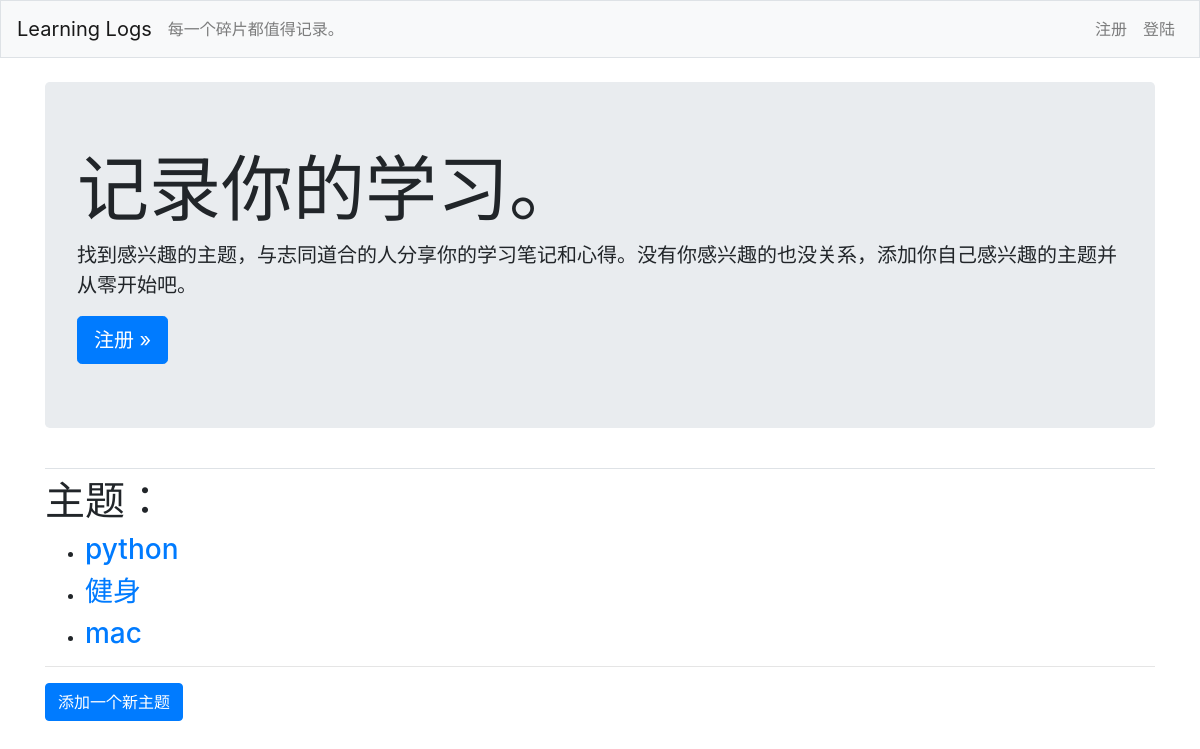
The page / on the database its author committed.
### learning_logs/models.py (models this page shows)
class Topic(models.Model):
    text = models.CharField(max_length=200)
    date_added = models.DateTimeField(auto_now_add=True)
    def __str__(self):
        return self.text

### learning_logs/views.py (the view)
# urls.py: path('', views.index, name='index'),
def index(request):
    topics = Topic.objects.order_by('date_added')
    context = {'topics': topics,}
    return render(request, 'learning_logs/index.html', context)

### learning_logs/templates/learning_logs/index.html
{% extends "learning_logs/base.html" %}
{% block page_header %}
<div class="jumbotron">
    <h1 class="display-3">
        记录你的学习。
    </h1>
    <p class="lead">
        找到感兴趣的主题，与志同道合的人分享你的学习笔记和心得。没有你感兴趣的也没关系，添加你自己感兴趣的主题并从零开始吧。
    </p>
    {% if user.is_authenticated %}
    <h3>欢迎回来, {{ user.username }}.</h3>
    {% else %}
    <a class="btn btn-lg btn-primary" href="{% url 'users:register'%}">
        注册 &raquo;
    </a>
    {% endif %}
</div>
{% endblock page_header %}
{% block content %}
<h1>
    主题：
</h1>
<ul>
    {% for topic in topics %}
        <li><h3>
            <a href="{% url 'learning_logs:topic' topic.id %}">{{ topic }}</a>
        </h3></li>
    {% empty %}
        <li><h3>现在还没有学习主题，请添加任何您感兴趣的主题并开始学习之旅</h3></li>
    {% endfor %}
</ul>
<hr>
<h3><a class="btn btn-primary" href="{% url 'learning_logs:new_topic' %}">
    添加一个新主题
</a></h3>
{% endblock content %}

### rows shown on the page
Topic: text "python"
Topic: text "健身"
Topic: text "mac"
